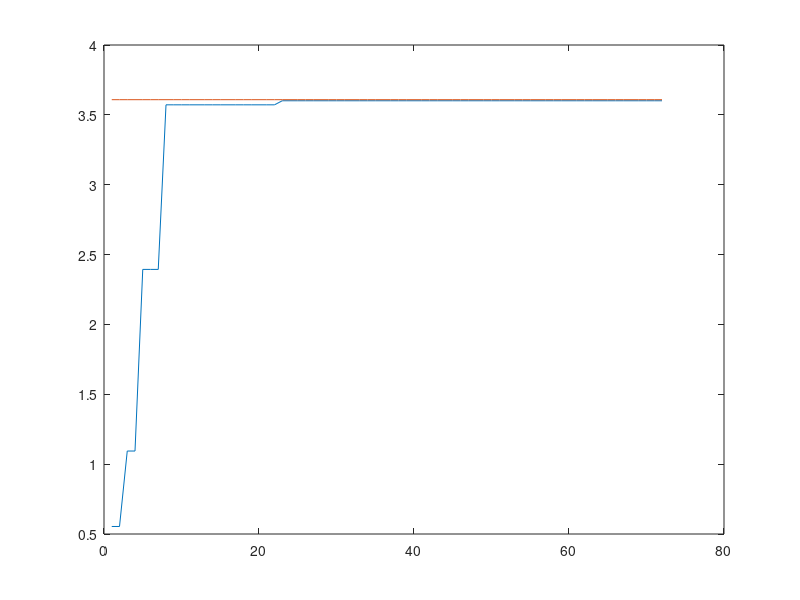

The MATLAB script that drew this image:
clear U
a1 = 2;
a2 = a1 + 2;
a3 = a2 + 3;
a4 = a3 + 15;
a5 = a4 + 50;
a6 = a5 + 30;
a7 = a6 + 79;
a8 = a7 + 1;

U(1, 1:a1) = 5.538221e-01;
U(1, a1+1:a2) = 1.0938897e+00;
U(1, a2+1:a3) = 2.3938897e+00;
U(1, a3+1:a4) = 3.5718125;
U(1, a4+1:a5) = 3.6008645;

figure
plot(1:length(U), U );
hold
plot(1:length(U), 3.6086*ones(1,length(U)));